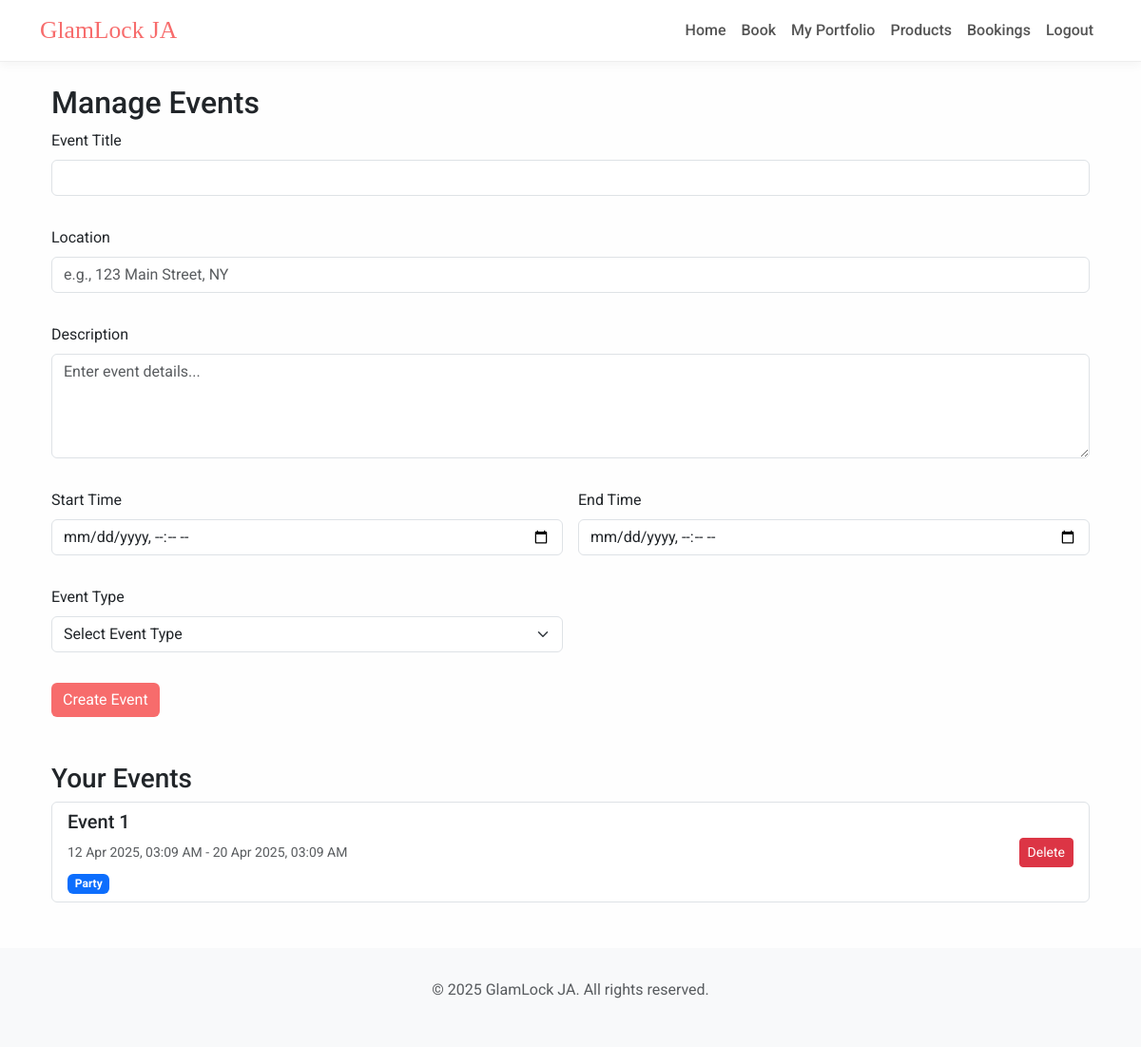
The page /events/manage (signed in) on the database its author committed.
### models/models.py (models this page shows, shortened)
class Event(db.Model):
    __tablename__ = 'event'
    id = db.Column(db.Integer, primary_key=True)
    title = db.Column(db.String(120), nullable=False)
    description = db.Column(db.Text, nullable=True)
    start_time = db.Column(db.DateTime, nullable=False)
    end_time = db.Column(db.DateTime, nullable=False)
    location = db.Column(db.String(120))
    artist_id = db.Column(db.Integer, db.ForeignKey('artist.id'), nullable=False)
    client_id = db.Column(db.Integer, db.ForeignKey('client.id'))
    event_type = db.Column(db.String(30))

### operation/events/routes.py (the view, shortened to what this page needs)
@events_bp.route('/manage', methods=['GET', 'POST'])
@login_required
def manage_events():
    if not current_user.artist_profile:
        abort(403)
    events = Event.query.filter_by(artist_id=current_user.artist_profile.id).all()
    return render_template('events/event.html', events=events)

### templates/events/event.html (shortened to what this page needs)
{% extends "base.html" %}
{% block content %}
<div class="container mt-4">
    <h2>Manage Events</h2>
    <form method="POST" class="mb-5">
        <div class="row g-3">
            <div class="col-md-12">
                <div class="mb-3">
                    <label class="form-label">Event Title</label>
                    <input type="text" name="title" class="form-control" required>
                </div>
            </div>
            <div class="col-md-12">
                <div class="mb-3">
                    <label class="form-label">Location</label>
                    <input type="text" name="location" class="form-control" placeholder="e.g., 123 Main Street, NY">
                </div>
            </div>
            <div class="col-md-12">
                <div class="mb-3">
                    <label class="form-label">Description</label>
                    <textarea name="description" class="form-control" rows="4" placeholder="Enter event details..."></textarea>
                </div>
            </div>
            <div class="col-md-6">
                <div class="mb-3">
                    <label class="form-label">Start Time</label>
                    <input type="datetime-local" name="start_time" class="form-control" required>
                </div>
            </div>
            <div class="col-md-6">
                <div class="mb-3">
                    <label class="form-label">End Time</label>
                    <input type="datetime-local" name="end_time" class="form-control" required>
                </div>
            </div>
            <div class="col-md-6">
                <div class="mb-3">
                    <label class="form-label">Event Type</label>
                    <select name="event_type" class="form-select" required>
                        <option value="">Select Event Type</option>
                    </select>
                </div>
            </div>
            <div class="col-md-12">
                <button type="submit" class="btn btn-primary">Create Event</button>
            </div>
        </div>
    </form>
    <h3>Your Events</h3>
    <div class="list-group">
        {% for event in events %}
        <div class="list-group-item">
            <div class="d-flex justify-content-between align-items-center">
                <div>
                    <h5>{{ event.title }}</h5>
                    <small class="text-muted">
                        {{ event.start_time.strftime('%d %b %Y, %I:%M %p') }} -
                        {{ event.end_time.strftime('%d %b %Y, %I:%M %p') }}
                    </small>
                    <div class="mt-2">
                        <span class="badge bg-primary">{{ event.event_type|title }}</span>
                    </div>
                </div>
                <div class="btn-group">
                    <form method="POST" action="{{ url_for('events.delete_event', event_id=event.id) }}" class="d-inline">
                        <button type="submit" class="btn btn-sm btn-danger"
                                onclick="return confirm('Are you sure you want to delete this event?')">
                            Delete
                        </button>
                    </form>
                </div>
            </div>
        </div>
        {% else %}
        <div class="list-group-item">
            <div class="alert alert-info mb-0">No events found. Create your first event!</div>
        </div>
        {% endfor %}
    </div>
</div>
{% endblock %}

### templates/base.html (style rules this page uses)
body { font-family: 'Roboto', sans-serif; background-color: #fefefe; }
.btn-primary { background-color: #f76c6c; border: none; }

### rows shown on the page
Event: title "Event 1", start_time "12 Apr 2025, 03:09 AM", end_time "20 Apr 2025, 03:09 AM", event_type "Party"

### other values the page prints
{{ current_year or 2025 }} "2025"
